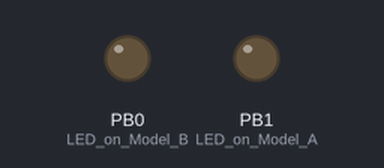
Recording of a sketch running on a simulated ATtiny85, built with avr-gcc and run on an emulated ATtiny85. Parts: output pins drawn as LEDs (lit = HIGH).

Above: at 0.55 s.
Timing chart, 0 to 3.5 s (numbered marks = the images above):
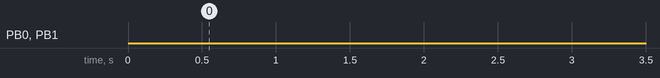

The sketch:

test.ino
```cpp
/*
* Sketch generated by duck2spark from Marcus Mengs aka MaMe82
*
*/
#include "DigiKeyboard.h"

#define DUCK_LEN 194
const PROGMEM uint8_t duckraw [DUCK_LEN] = {
	0x16, 0x0, 0x16, 0x0, 0xb, 0x0, 0x2d, 0x0, 0x8, 0x0, 0x7, 0x0, 0x1f, 0x0, 0x22, 0x0, 0x22, 0x0, 0x1e, 0x0, 0x26, 0x0, 0x2c, 0x0, 0x4, 0x2, 0x4, 0x2, 0x4, 0x2, 0x4, 0x2, 0x6, 0x2, 0x20, 0x0, 0x11, 0x2, 0x1d, 0x0, 0x4, 0x0, 0x6, 0x2, 0x1e, 0x0, 0xf, 0x0, 0x1d, 0x2, 0x7, 0x2, 0xc, 0x2, 0x1e, 0x0, 0x11, 0x2, 0x17, 0x2, 0x8, 0x2, 0x22, 0x0, 0x4, 0x2, 0x4, 0x2, 0x4, 0x2, 0x4, 0x2, 0xc, 0x2, 0x10, 0x2, 0x1d, 0x2, 0xa, 0x0, 0xb, 0x0, 0x38, 0x0, 0x14, 0x2, 0x11, 0x0, 0x27, 0x0, 0x1f, 0x0, 0x20, 0x0, 0x1a, 0x2, 0x26, 0x0, 0xe, 0x0, 0x20, 0x0, 0x19, 0x0, 0x23, 0x0, 0x15, 0x2, 0x12, 0x2, 0x1c, 0x2, 0xb, 0x2, 0x11, 0x0, 0x1e, 0x0, 0x4, 0x2, 0x5, 0x0, 0xa, 0x0, 0xd, 0x2, 0x10, 0x2, 0x25, 0x0, 0x18, 0x0, 0x24, 0x0, 0x15, 0x2, 0x11, 0x0, 0x17, 0x0, 0xd, 0x2, 0x1b, 0x2, 0x1b, 0x0, 0x18, 0x2, 0x19, 0x0, 0x8, 0x2, 0x1d, 0x2, 0xe, 0x2, 0x10, 0x2, 0xc, 0x2, 0x2c, 0x0, 0x19, 0x0, 0x4, 0x0, 0xf, 0x0, 0x16, 0x0, 0x13, 0x0, 0x34, 0x2, 0xb, 0x2, 0x8, 0x2, 0x13, 0x2, 0xb, 0x2, 0x4, 0x2, 0x8, 0x2, 0x16, 0x2, 0x17, 0x2, 0x18, 0x2, 0x16, 0x2
};
int i = 1; //how many times the payload should run (-1 for endless loop)
bool blink=true;

void setup()
{
	// initialize the digital pin as an output.
	pinMode(0, OUTPUT); //LED on Model B
	pinMode(1, OUTPUT); //LED on Model A
	DigiKeyboard.delay(500); //wait 500 milliseconds before first run, to give target time to initialize
}

void loop()
{

	//should code be runned in this loop?
	if (i != 0) {
		DigiKeyboard.sendKeyStroke(0);

		//parse raw duckencoder script
		for (int i=0; i<DUCK_LEN; i+=2)
		{
			uint8_t key = pgm_read_word_near(duckraw + i);
			uint8_t mod = pgm_read_word_near(duckraw + i+1);
			if (key == 0) //delay (a delay>255 is split into a sequence of delays)
			{
				DigiKeyboard.delay(mod);
			}
			else DigiKeyboard.sendKeyStroke(key,mod);
		}
		i--;
		DigiKeyboard.delay(5000); //wait 5000 milliseconds before next loop iteration

	}
	else if (blink)
	{
		digitalWrite(0, HIGH);   // turn the LED on (HIGH is the voltage level)
		digitalWrite(1, HIGH);
		delay(100);               // wait for a second
		digitalWrite(0, LOW);    // turn the LED off by making the voltage LOW
		digitalWrite(1, LOW);
		delay(100);               // wait for a second
	}
}
```

Measured:
- by itself, PB0 (LED_on_Model_B), PB1 (LED_on_Model_A): LOW → HIGH at 5.5 s, → LOW 0.10 s later, → HIGH 0.10 s later, → LOW 0.10 s later, … (1245 changes in this stretch)
